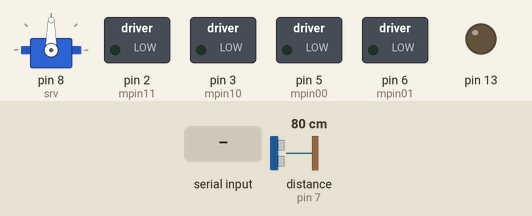
Bench run of a sketch on a simulated Arduino Uno, built with avr-gcc and run on an emulated ATmega328P. On the bench: servo, switched loads named in the sketch (green lamp = pin HIGH), output pins drawn as LEDs (lit = HIGH). The inputs (shaded band) are chosen by the test bench; at power-on: distance to the obstacle (sensor on pin 7) 80 cm. The echo pulse lasts 58.3 µs per cm; pins used as bus, display or sensor lines are not drawn; what the sketch prints to the serial monitor is not drawn.

Above: at 1.7 s.
1.8 s: "L" received over Serial
At 2.4 s:
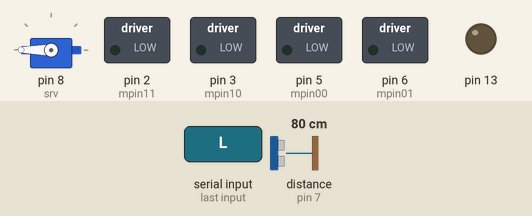
4.8 s: "F" received over Serial
At 6.0 s:
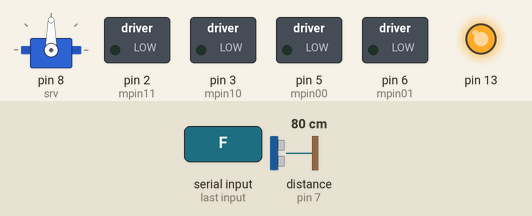
6.8 s: "B" received over Serial
At 6.98 s:
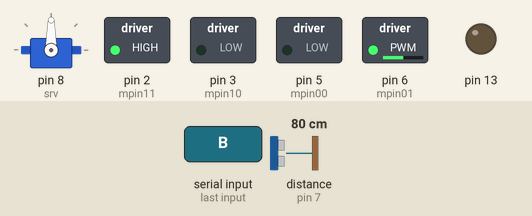
8.6 s: "R" received over Serial
At 9.1 s:
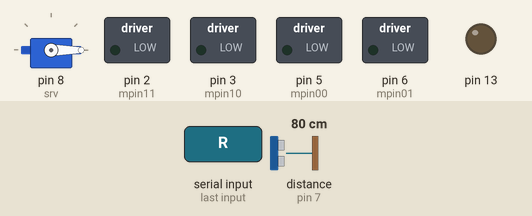
11.6 s: "O" received over Serial
At 12.1 s:
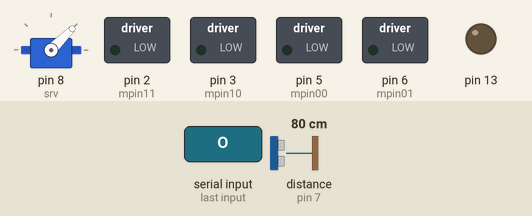
14.4 s: "N" received over Serial
At 15.0 s:
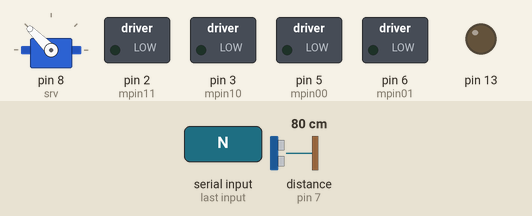
Timing chart, 0 to 17.4 s (numbered marks = the images above; inputs shaded):
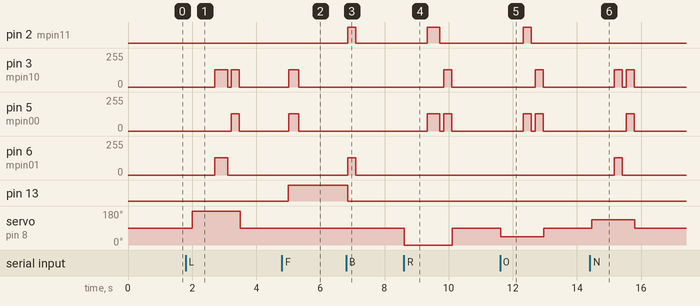

The sketch:

Robot.ino
```cpp
#include <Servo.h>
#include <SoftwareSerial.h>
SoftwareSerial BTserial(10, 11);
// Pinii motor 1
#define mpin00 5
#define mpin01 6
// Pinii motor 2
#define mpin10 3
#define mpin11 2
int trigPin = 9;    // Trigger
int echoPin = 7;    // Echo

char Incoming_value;

Servo srv;
void setup() {
  // configurarea pinilor motor ca iesire, initial valoare 0
  digitalWrite(mpin00, 0);
  digitalWrite(mpin01, 0);
  digitalWrite(mpin10, 0);
  digitalWrite(mpin11, 0);
  pinMode (mpin00, OUTPUT);
  pinMode (mpin01, OUTPUT);
  pinMode (mpin10, OUTPUT);
  pinMode (mpin11, OUTPUT);
  // pin LED
  pinMode(13, OUTPUT);
  pinMode(trigPin, OUTPUT);
  pinMode(echoPin, INPUT);

  Serial.begin(9600); // Interfata Serial 0, pentru PC
  BTserial.begin(9600);
  //Serial1.begin(9600); // Interfata Serial 1, pentru Bluetooth
  delay(500);
  srv.attach(8);
  //srv.write(90);

}
// Funcție pentru controlul unui motor
// Intrare: pinii m1 și m2, direcția și viteza
void StartMotor (int m1, int m2, int forward, int speed)
{

  if (speed == 0) // oprire
  {
    digitalWrite(m1, 0);
    digitalWrite(m2, 0);
  }
  else
  {
    if (forward)
    {
      digitalWrite(m2, 0);
      analogWrite(m1, speed); // folosire PWM
    }
    else
    {
      digitalWrite(m1, 0);
      analogWrite(m2, speed);
    }
  }
}
// Funcție de siguranță
// Execută oprire motoare, urmată de delay
void delayStopped(int ms)
{
  StartMotor (mpin00, mpin01, 0, 0);
  StartMotor (mpin10, mpin11, 0, 0);
  delay(ms);
}
// Utilizare servo
// Poziționare în trei unghiuri
// La final, rămâne în mijloc (90 grade)
void playWithServo(int pin)
{
  srv.attach(pin);
  srv.write(0);
  delay(1000);
  srv.write(180);
  delay(1000);
  srv.write(90);
  delay(1000);
  srv.detach();
}
void loop() {
  // Cod avertizare
  // Blink lent
  //  for (int i = 0; i < 10; i++)
  //  {
  //    digitalWrite(13, 1);
  //    delay(200);
  //    digitalWrite(13, 0);
  //    delay(200);
  //  }
  // Blink rapid. Scoateți cablul USB!!!!
  //  for (int i = 0; i < 10; i++)
  //  {
  //    digitalWrite(13, 1);
  //    delay(100);
  //    digitalWrite(13, 0);
  //    delay(100);
  //  }
  //  digitalWrite(13, 1);
  // Pornirea motorului Servo
  //playWithServo(8);

  //spate(255, 500);
  Incoming_value = 'S';
  //  if (BTserial.available() > 0) {
  //
  //    Incoming_value = BTserial.read();      //Read the incoming data and store it into variable Incoming_value
  //    Serial.write(Incoming_value);
  //    //Print Value of Incoming_value in Serial monitor
  //    //    Serial.print("\n");
  //  }//New line

  delay(500);
  //srv.write(90);
  if (Serial.available() > 0) {

    Incoming_value = Serial.read();      //Read the incoming data and store it into variable Incoming_value
    Serial.write(Incoming_value);
    //Print Value of Incoming_value in Serial monitor
    //    Serial.print("\n");

    if (Incoming_value == 'F') {          //Checks whether value of Incoming_value is equal to 1
      digitalWrite(13, HIGH);  //If value is 1 then LED turns ON
      Serial.println(distanta());
      if (distanta() > 20)
        fata(128, 325);
    }
    else if (Incoming_value == 'B') {     //Checks whether value of Incoming_value is equal to 0
      digitalWrite(13, LOW);   //If value is 0 then LED turns OFF
      spate(128, 250);
    }
    else if (Incoming_value == 'L') {
      digitalWrite(13, LOW);

      srv.write(180);
      delay(700);
      if (distanta() > 20 ) {
        stanga(128, 400);
        delay(100);
        fata(128, 250);
      }
      srv.write(90);
    }
    else if (Incoming_value == 'R') {
      srv.write(0);
      delay(700);
      if (distanta() > 20 ) {
        dreapta(128, 400);
        delay(100);
        fata(128, 250);
      }
      srv.write(90);
    }
    else if (Incoming_value == 'O') {
      srv.write(45);
      delay(700);
      if (distanta() > 20 ) {
        dreapta(128, 250);
        delay(100);
        fata(128, 250);
      }
      srv.write(90);
    }
    else if (Incoming_value == 'N') {
      digitalWrite(13, LOW);

      srv.write(135);
      delay(700);
      if (distanta() > 20 ) {
        stanga(128, 250);
        delay(100);
        fata(128, 250);
      }
      srv.write(90);
    }
  }


  //250 ms - 45 grade
  //400 ms - 90 grade
  //128, 250 - 10cm fata
  //    delay(5000);
  //    dreapta(128, 400);
  //    delay(1000);
  //    Serial.println(distanta());

  //  if (distanta() > 20)
  //      fata(128, 250);
  //
  //    srv.write(0);
  //    delay(1000);
  //    if (distanta() > 20 ) {
  //      dreapta(128, 400);
  //      delay(100);
  //      fata(128, 250);
  //    }
  //    srv.write(90);

}

int distanta() {
  digitalWrite(trigPin, LOW);
  delayMicroseconds(5);
  digitalWrite(trigPin, HIGH);
  delayMicroseconds(10);
  digitalWrite(trigPin, LOW);

  pinMode(echoPin, INPUT);
  int duration = pulseIn(echoPin, HIGH);

  // Convert the time into a distance
  int cm = (duration / 2) / 29.1;
  return cm;
}

void fata(int x, int del) {
  //Fata
  StartMotor (mpin00, mpin01, 1, x);
  StartMotor (mpin10, mpin11, 1, x);

  delay (del);
  delayStopped(20);
}

void spate(int x, int del) {
  //Fata
  StartMotor (mpin00, mpin01, 0, x);
  StartMotor (mpin10, mpin11, 0, x);

  delay (del);
  delayStopped(20);
}

void stanga(int x, int del) {
  //Fata
  StartMotor (mpin00, mpin01, 0, x);
  StartMotor (mpin10, mpin11, 1, x);

  delay (del);
  delayStopped(20);
}

void dreapta(int x, int del) {
  //Fata
  StartMotor (mpin00, mpin01, 1, x);
  StartMotor (mpin10, mpin11, 0, x);

  delay (del);
  delayStopped(20);
}
```

Measured:
- after the input at 1.8 s, pin 3 (mpin10): 0/255 → 128/255 after 0.91 s, → 0/255 0.40 s later, → 128/255 0.12 s later, → 0/255 0.25 s later; pin 5 (mpin00): 0/255 → 128/255 after 1.4 s, → 0/255 0.25 s later; pin 6 (mpin01): 0/255 → 128/255 after 0.91 s, → 0/255 0.40 s later; servo on pin 8 (srv): 90° → 180° after 0.20 s, → 90° 1.5 s later
- after the input at 4.8 s, pin 3 (mpin10), pin 5 (mpin00): 0/255 → 128/255 after 0.21 s, → 0/255 0.33 s later; pin 13: LOW → HIGH after 0.20 s
- after the input at 6.8 s, pin 2 (mpin11): LOW → HIGH after 0.05 s, → LOW 0.25 s later; pin 6 (mpin01): 0/255 → 128/255 after 0.05 s, → 0/255 0.25 s later; pin 13: HIGH → LOW after 0.05 s
- after the input at 8.6 s, pin 2 (mpin11): LOW → HIGH after 0.73 s, → LOW 0.40 s later; pin 3 (mpin10): 0/255 → 128/255 after 1.2 s, → 0/255 0.25 s later; pin 5 (mpin00): 0/255 → 128/255 after 0.73 s, → 0/255 0.40 s later, → 128/255 0.12 s later, → 0/255 0.25 s later; servo on pin 8 (srv): 90° → 0° at once, → 90° 1.5 s later
- after the input at 11.6 s, pin 2 (mpin11): LOW → HIGH after 0.72 s, → LOW 0.25 s later; pin 3 (mpin10): 0/255 → 128/255 after 1.1 s, → 0/255 0.25 s later; pin 5 (mpin00): alternates 128/255 for 0.25 s and 0/255 for 0.12 s, 4 changes in all, then stays 0/255, starting after 0.72 s; servo on pin 8 (srv): 90° → 45° at once, → 90° 1.3 s later
- after the input at 14.4 s, pin 3 (mpin10): alternates 128/255 for 0.25 s and 0/255 for 0.12 s, 4 changes in all, then stays 0/255, starting after 0.77 s; pin 5 (mpin00): 0/255 → 128/255 after 1.1 s, → 0/255 0.25 s later; pin 6 (mpin01): 0/255 → 128/255 after 0.77 s, → 0/255 0.25 s later; servo on pin 8 (srv): 90° → 135° after 0.06 s, → 90° 1.3 s later
